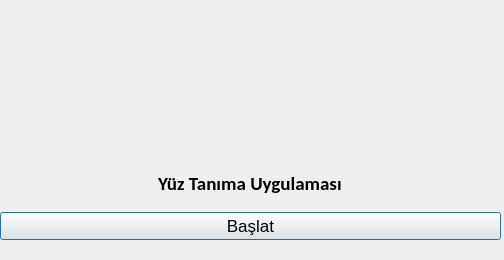
<?xml version="1.0" encoding="UTF-8"?>
<ui version="4.0">
 <class>Dialog</class>
 <widget class="QDialog" name="Dialog">
  <property name="geometry">
   <rect>
    <x>0</x>
    <y>0</y>
    <width>504</width>
    <height>260</height>
   </rect>
  </property>
  <property name="maximumSize">
   <size>
    <width>800</width>
    <height>680</height>
   </size>
  </property>
  <property name="windowTitle">
   <string>Yüz Tanıma Sistemi</string>
  </property>
  <property name="windowIcon">
   <iconset>
    <normaloff>icon1.png</normaloff>icon1.png</iconset>
  </property>
  <widget class="QLabel" name="logolabel">
   <property name="geometry">
    <rect>
     <x>170</x>
     <y>0</y>
     <width>211</width>
     <height>151</height>
    </rect>
   </property>
   <property name="text">
    <string/>
   </property>
   <property name="pixmap">
    <pixmap>icon1.png</pixmap>
   </property>
  </widget>
  <widget class="QWidget" name="verticalLayoutWidget">
   <property name="geometry">
    <rect>
     <x>0</x>
     <y>160</y>
     <width>501</width>
     <height>80</height>
    </rect>
   </property>
   <layout class="QVBoxLayout" name="verticalLayout">
    <item>
     <layout class="QHBoxLayout" name="horizontalLayout">
      <item alignment="Qt::AlignHCenter">
       <widget class="QLabel" name="filelabel">
        <property name="font">
         <font>
          <family>Calibri</family>
          <pointsize>14</pointsize>
          <weight>75</weight>
          <bold>true</bold>
         </font>
        </property>
        <property name="text">
         <string>Yüz Tanıma Uygulaması</string>
        </property>
       </widget>
      </item>
     </layout>
    </item>
    <item>
     <widget class="QPushButton" name="runButton">
      <property name="font">
       <font>
        <family>Arial</family>
        <pointsize>13</pointsize>
       </font>
      </property>
      <property name="text">
       <string>Başlat</string>
      </property>
     </widget>
    </item>
   </layout>
  </widget>
 </widget>
 <resources>
  <include location="resource.qrc"/>
 </resources>
 <connections/>
</ui>
